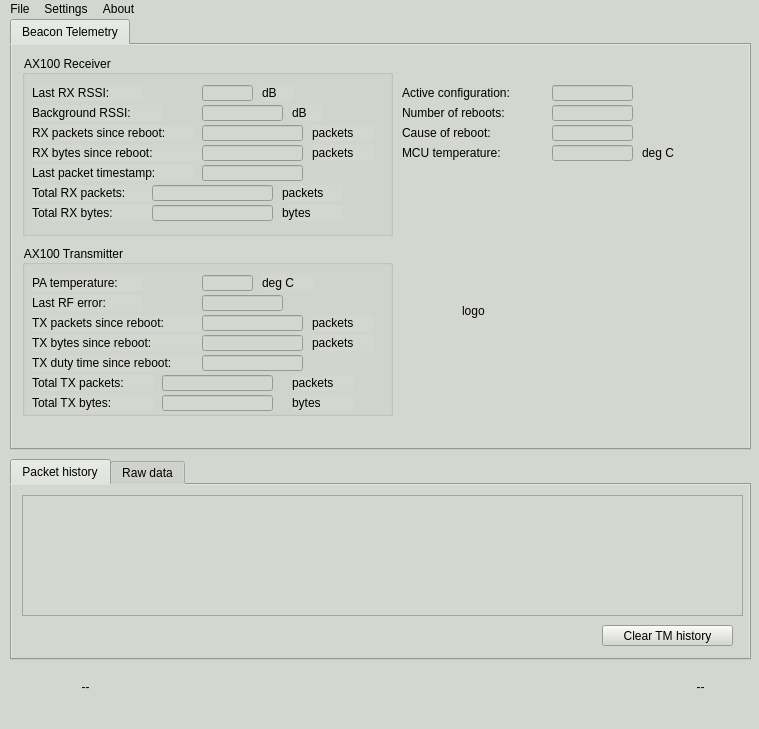
<?xml version="1.0" encoding="UTF-8"?>
<ui version="4.0">
 <class>MainWindow</class>
 <widget class="QMainWindow" name="MainWindow">
  <property name="geometry">
   <rect>
    <x>0</x>
    <y>0</y>
    <width>759</width>
    <height>729</height>
   </rect>
  </property>
  <property name="windowTitle">
   <string>MainWindow</string>
  </property>
  <property name="styleSheet">
   <string notr="true">background-color: rgb(211, 215, 207);</string>
  </property>
  <widget class="QWidget" name="centralwidget">
   <widget class="QLabel" name="host_label">
    <property name="geometry">
     <rect>
      <x>10</x>
      <y>660</y>
      <width>151</width>
      <height>16</height>
     </rect>
    </property>
    <property name="text">
     <string>--</string>
    </property>
    <property name="alignment">
     <set>Qt::AlignCenter</set>
    </property>
   </widget>
   <widget class="QLabel" name="link_label">
    <property name="geometry">
     <rect>
      <x>650</x>
      <y>660</y>
      <width>101</width>
      <height>16</height>
     </rect>
    </property>
    <property name="text">
     <string>--</string>
    </property>
    <property name="alignment">
     <set>Qt::AlignCenter</set>
    </property>
   </widget>
   <widget class="QTabWidget" name="tabWidget">
    <property name="geometry">
     <rect>
      <x>10</x>
      <y>440</y>
      <width>741</width>
      <height>201</height>
     </rect>
    </property>
    <property name="currentIndex">
     <number>0</number>
    </property>
    <widget class="QWidget" name="tab">
     <attribute name="title">
      <string>Packet history</string>
     </attribute>
     <widget class="QTableWidget" name="packet_history_table">
      <property name="geometry">
       <rect>
        <x>10</x>
        <y>10</y>
        <width>721</width>
        <height>121</height>
       </rect>
      </property>
      <property name="verticalScrollMode">
       <enum>QAbstractItemView::ScrollPerPixel</enum>
      </property>
      <property name="horizontalScrollMode">
       <enum>QAbstractItemView::ScrollPerPixel</enum>
      </property>
     </widget>
     <widget class="QPushButton" name="clear_tm_button">
      <property name="geometry">
       <rect>
        <x>590</x>
        <y>140</y>
        <width>131</width>
        <height>21</height>
       </rect>
      </property>
      <property name="text">
       <string>Clear TM history</string>
      </property>
     </widget>
     <widget class="QLabel" name="packet_counter_label">
      <property name="geometry">
       <rect>
        <x>10</x>
        <y>150</y>
        <width>181</width>
        <height>16</height>
       </rect>
      </property>
      <property name="text">
       <string/>
      </property>
     </widget>
    </widget>
    <widget class="QWidget" name="tab_2">
     <attribute name="title">
      <string>Raw data</string>
     </attribute>
     <widget class="QTableWidget" name="raw_history_table">
      <property name="geometry">
       <rect>
        <x>10</x>
        <y>10</y>
        <width>731</width>
        <height>131</height>
       </rect>
      </property>
      <property name="verticalScrollMode">
       <enum>QAbstractItemView::ScrollPerPixel</enum>
      </property>
      <property name="horizontalScrollMode">
       <enum>QAbstractItemView::ScrollPerPixel</enum>
      </property>
     </widget>
    </widget>
   </widget>
   <widget class="QTabWidget" name="tabWidget_2">
    <property name="geometry">
     <rect>
      <x>10</x>
      <y>0</y>
      <width>741</width>
      <height>431</height>
     </rect>
    </property>
    <property name="currentIndex">
     <number>0</number>
    </property>
    <widget class="QWidget" name="tab_3">
     <attribute name="title">
      <string>Beacon Telemetry</string>
     </attribute>
     <widget class="QGroupBox" name="groupBox">
      <property name="geometry">
       <rect>
        <x>10</x>
        <y>10</y>
        <width>371</width>
        <height>181</height>
       </rect>
      </property>
      <property name="title">
       <string>AX100 Receiver</string>
      </property>
      <widget class="QLabel" name="label_2">
       <property name="geometry">
        <rect>
         <x>10</x>
         <y>30</y>
         <width>111</width>
         <height>16</height>
        </rect>
       </property>
       <property name="text">
        <string>Last RX RSSI:</string>
       </property>
      </widget>
      <widget class="QLabel" name="label_4">
       <property name="geometry">
        <rect>
         <x>10</x>
         <y>70</y>
         <width>161</width>
         <height>16</height>
        </rect>
       </property>
       <property name="text">
        <string>RX packets since reboot:</string>
       </property>
      </widget>
      <widget class="QLabel" name="label_6">
       <property name="geometry">
        <rect>
         <x>10</x>
         <y>90</y>
         <width>171</width>
         <height>16</height>
        </rect>
       </property>
       <property name="text">
        <string>RX bytes since reboot:</string>
       </property>
      </widget>
      <widget class="QLabel" name="label_11">
       <property name="geometry">
        <rect>
         <x>10</x>
         <y>110</y>
         <width>161</width>
         <height>16</height>
        </rect>
       </property>
       <property name="text">
        <string>Last packet timestamp:</string>
       </property>
      </widget>
      <widget class="QLabel" name="label_12">
       <property name="geometry">
        <rect>
         <x>10</x>
         <y>50</y>
         <width>131</width>
         <height>16</height>
        </rect>
       </property>
       <property name="text">
        <string>Background RSSI:</string>
       </property>
      </widget>
      <widget class="QLabel" name="label_14">
       <property name="geometry">
        <rect>
         <x>10</x>
         <y>130</y>
         <width>121</width>
         <height>16</height>
        </rect>
       </property>
       <property name="text">
        <string>Total RX packets:</string>
       </property>
      </widget>
      <widget class="QLabel" name="label_17">
       <property name="geometry">
        <rect>
         <x>10</x>
         <y>150</y>
         <width>121</width>
         <height>16</height>
        </rect>
       </property>
       <property name="text">
        <string>Total RX bytes:</string>
       </property>
      </widget>
      <widget class="QLineEdit" name="rx_bytes_label">
       <property name="geometry">
        <rect>
         <x>180</x>
         <y>90</y>
         <width>101</width>
         <height>16</height>
        </rect>
       </property>
       <property name="readOnly">
        <bool>true</bool>
       </property>
      </widget>
      <widget class="QLineEdit" name="tot_rx_bytes_label">
       <property name="geometry">
        <rect>
         <x>130</x>
         <y>150</y>
         <width>121</width>
         <height>16</height>
        </rect>
       </property>
       <property name="text">
        <string/>
       </property>
       <property name="readOnly">
        <bool>true</bool>
       </property>
      </widget>
      <widget class="QLineEdit" name="bgnd_rssi_label">
       <property name="geometry">
        <rect>
         <x>180</x>
         <y>50</y>
         <width>81</width>
         <height>16</height>
        </rect>
       </property>
       <property name="readOnly">
        <bool>true</bool>
       </property>
      </widget>
      <widget class="QLineEdit" name="tot_rx_count_label">
       <property name="geometry">
        <rect>
         <x>130</x>
         <y>130</y>
         <width>121</width>
         <height>16</height>
        </rect>
       </property>
       <property name="readOnly">
        <bool>true</bool>
       </property>
      </widget>
      <widget class="QLineEdit" name="last_rssi_label">
       <property name="geometry">
        <rect>
         <x>180</x>
         <y>30</y>
         <width>51</width>
         <height>16</height>
        </rect>
       </property>
       <property name="readOnly">
        <bool>true</bool>
       </property>
      </widget>
      <widget class="QLineEdit" name="rx_count_label">
       <property name="geometry">
        <rect>
         <x>180</x>
         <y>70</y>
         <width>101</width>
         <height>16</height>
        </rect>
       </property>
       <property name="readOnly">
        <bool>true</bool>
       </property>
      </widget>
      <widget class="QLineEdit" name="last_contact_label">
       <property name="geometry">
        <rect>
         <x>180</x>
         <y>110</y>
         <width>101</width>
         <height>16</height>
        </rect>
       </property>
       <property name="readOnly">
        <bool>true</bool>
       </property>
      </widget>
      <widget class="QLabel" name="label_24">
       <property name="geometry">
        <rect>
         <x>260</x>
         <y>130</y>
         <width>61</width>
         <height>16</height>
        </rect>
       </property>
       <property name="text">
        <string>packets</string>
       </property>
      </widget>
      <widget class="QLabel" name="label_25">
       <property name="geometry">
        <rect>
         <x>260</x>
         <y>150</y>
         <width>61</width>
         <height>16</height>
        </rect>
       </property>
       <property name="text">
        <string>bytes</string>
       </property>
      </widget>
      <widget class="QLabel" name="label_26">
       <property name="geometry">
        <rect>
         <x>290</x>
         <y>90</y>
         <width>61</width>
         <height>16</height>
        </rect>
       </property>
       <property name="text">
        <string>packets</string>
       </property>
      </widget>
      <widget class="QLabel" name="label_27">
       <property name="geometry">
        <rect>
         <x>290</x>
         <y>70</y>
         <width>61</width>
         <height>16</height>
        </rect>
       </property>
       <property name="text">
        <string>packets</string>
       </property>
      </widget>
      <widget class="QLabel" name="label_28">
       <property name="geometry">
        <rect>
         <x>240</x>
         <y>30</y>
         <width>31</width>
         <height>16</height>
        </rect>
       </property>
       <property name="text">
        <string>dB</string>
       </property>
      </widget>
      <widget class="QLabel" name="label_29">
       <property name="geometry">
        <rect>
         <x>270</x>
         <y>50</y>
         <width>31</width>
         <height>16</height>
        </rect>
       </property>
       <property name="text">
        <string>dB</string>
       </property>
      </widget>
     </widget>
     <widget class="QGroupBox" name="groupBox_2">
      <property name="geometry">
       <rect>
        <x>10</x>
        <y>200</y>
        <width>371</width>
        <height>171</height>
       </rect>
      </property>
      <property name="title">
       <string>AX100 Transmitter</string>
      </property>
      <widget class="QLabel" name="label">
       <property name="geometry">
        <rect>
         <x>10</x>
         <y>30</y>
         <width>111</width>
         <height>16</height>
        </rect>
       </property>
       <property name="text">
        <string>PA temperature:</string>
       </property>
      </widget>
      <widget class="QLabel" name="label_3">
       <property name="geometry">
        <rect>
         <x>10</x>
         <y>50</y>
         <width>111</width>
         <height>16</height>
        </rect>
       </property>
       <property name="text">
        <string>Last RF error:</string>
       </property>
      </widget>
      <widget class="QLabel" name="label_5">
       <property name="geometry">
        <rect>
         <x>10</x>
         <y>70</y>
         <width>211</width>
         <height>16</height>
        </rect>
       </property>
       <property name="text">
        <string>TX packets since reboot:</string>
       </property>
      </widget>
      <widget class="QLabel" name="label_7">
       <property name="geometry">
        <rect>
         <x>10</x>
         <y>90</y>
         <width>211</width>
         <height>16</height>
        </rect>
       </property>
       <property name="text">
        <string>TX bytes since reboot:</string>
       </property>
      </widget>
      <widget class="QLabel" name="label_13">
       <property name="geometry">
        <rect>
         <x>10</x>
         <y>110</y>
         <width>181</width>
         <height>16</height>
        </rect>
       </property>
       <property name="text">
        <string>TX duty time since reboot:</string>
       </property>
      </widget>
      <widget class="QLineEdit" name="tx_duty_label">
       <property name="geometry">
        <rect>
         <x>180</x>
         <y>110</y>
         <width>101</width>
         <height>16</height>
        </rect>
       </property>
       <property name="readOnly">
        <bool>true</bool>
       </property>
      </widget>
      <widget class="QLabel" name="label_15">
       <property name="geometry">
        <rect>
         <x>10</x>
         <y>130</y>
         <width>121</width>
         <height>16</height>
        </rect>
       </property>
       <property name="text">
        <string>Total TX packets:</string>
       </property>
      </widget>
      <widget class="QLineEdit" name="tot_tx_count_label">
       <property name="geometry">
        <rect>
         <x>140</x>
         <y>130</y>
         <width>111</width>
         <height>16</height>
        </rect>
       </property>
       <property name="readOnly">
        <bool>true</bool>
       </property>
      </widget>
      <widget class="QLineEdit" name="temp_pa_label">
       <property name="geometry">
        <rect>
         <x>180</x>
         <y>30</y>
         <width>51</width>
         <height>16</height>
        </rect>
       </property>
       <property name="readOnly">
        <bool>true</bool>
       </property>
      </widget>
      <widget class="QLineEdit" name="last_rferr_label">
       <property name="geometry">
        <rect>
         <x>180</x>
         <y>50</y>
         <width>81</width>
         <height>16</height>
        </rect>
       </property>
       <property name="readOnly">
        <bool>true</bool>
       </property>
      </widget>
      <widget class="QLineEdit" name="tx_count_label">
       <property name="geometry">
        <rect>
         <x>180</x>
         <y>70</y>
         <width>101</width>
         <height>16</height>
        </rect>
       </property>
       <property name="readOnly">
        <bool>true</bool>
       </property>
      </widget>
      <widget class="QLineEdit" name="tx_bytes_label">
       <property name="geometry">
        <rect>
         <x>180</x>
         <y>90</y>
         <width>101</width>
         <height>16</height>
        </rect>
       </property>
       <property name="readOnly">
        <bool>true</bool>
       </property>
      </widget>
      <widget class="QLineEdit" name="tot_tx_bytes_label">
       <property name="geometry">
        <rect>
         <x>140</x>
         <y>150</y>
         <width>111</width>
         <height>16</height>
        </rect>
       </property>
       <property name="text">
        <string/>
       </property>
       <property name="readOnly">
        <bool>true</bool>
       </property>
      </widget>
      <widget class="QLabel" name="label_18">
       <property name="geometry">
        <rect>
         <x>10</x>
         <y>150</y>
         <width>121</width>
         <height>16</height>
        </rect>
       </property>
       <property name="text">
        <string>Total TX bytes:</string>
       </property>
      </widget>
      <widget class="QLabel" name="label_19">
       <property name="geometry">
        <rect>
         <x>240</x>
         <y>30</y>
         <width>51</width>
         <height>16</height>
        </rect>
       </property>
       <property name="text">
        <string>deg C</string>
       </property>
      </widget>
      <widget class="QLabel" name="label_20">
       <property name="geometry">
        <rect>
         <x>290</x>
         <y>70</y>
         <width>61</width>
         <height>16</height>
        </rect>
       </property>
       <property name="text">
        <string>packets</string>
       </property>
      </widget>
      <widget class="QLabel" name="label_21">
       <property name="geometry">
        <rect>
         <x>290</x>
         <y>90</y>
         <width>61</width>
         <height>16</height>
        </rect>
       </property>
       <property name="text">
        <string>packets</string>
       </property>
      </widget>
      <widget class="QLabel" name="label_22">
       <property name="geometry">
        <rect>
         <x>270</x>
         <y>130</y>
         <width>61</width>
         <height>16</height>
        </rect>
       </property>
       <property name="text">
        <string>packets</string>
       </property>
      </widget>
      <widget class="QLabel" name="label_23">
       <property name="geometry">
        <rect>
         <x>270</x>
         <y>150</y>
         <width>61</width>
         <height>16</height>
        </rect>
       </property>
       <property name="text">
        <string>bytes</string>
       </property>
      </widget>
     </widget>
     <widget class="QLabel" name="label_30">
      <property name="geometry">
       <rect>
        <x>630</x>
        <y>100</y>
        <width>41</width>
        <height>16</height>
       </rect>
      </property>
      <property name="text">
       <string>deg C</string>
      </property>
     </widget>
     <widget class="QLineEdit" name="boot_count_label">
      <property name="geometry">
       <rect>
        <x>540</x>
        <y>60</y>
        <width>81</width>
        <height>16</height>
       </rect>
      </property>
      <property name="readOnly">
       <bool>true</bool>
      </property>
     </widget>
     <widget class="QLineEdit" name="active_conf_label">
      <property name="geometry">
       <rect>
        <x>540</x>
        <y>40</y>
        <width>81</width>
        <height>16</height>
       </rect>
      </property>
      <property name="readOnly">
       <bool>true</bool>
      </property>
     </widget>
     <widget class="QLineEdit" name="boot_cause_label">
      <property name="geometry">
       <rect>
        <x>540</x>
        <y>80</y>
        <width>81</width>
        <height>16</height>
       </rect>
      </property>
      <property name="readOnly">
       <bool>true</bool>
      </property>
     </widget>
     <widget class="QLabel" name="label_10">
      <property name="geometry">
       <rect>
        <x>390</x>
        <y>80</y>
        <width>121</width>
        <height>16</height>
       </rect>
      </property>
      <property name="text">
       <string>Cause of reboot:</string>
      </property>
     </widget>
     <widget class="QLabel" name="label_8">
      <property name="geometry">
       <rect>
        <x>390</x>
        <y>40</y>
        <width>141</width>
        <height>16</height>
       </rect>
      </property>
      <property name="text">
       <string>Active configuration:</string>
      </property>
     </widget>
     <widget class="QLabel" name="label_9">
      <property name="geometry">
       <rect>
        <x>390</x>
        <y>60</y>
        <width>141</width>
        <height>16</height>
       </rect>
      </property>
      <property name="text">
       <string>Number of reboots:</string>
      </property>
     </widget>
     <widget class="QLineEdit" name="temp_brd_label">
      <property name="geometry">
       <rect>
        <x>540</x>
        <y>100</y>
        <width>81</width>
        <height>16</height>
       </rect>
      </property>
      <property name="readOnly">
       <bool>true</bool>
      </property>
     </widget>
     <widget class="QLabel" name="label_16">
      <property name="geometry">
       <rect>
        <x>390</x>
        <y>100</y>
        <width>131</width>
        <height>16</height>
       </rect>
      </property>
      <property name="text">
       <string>MCU temperature:</string>
      </property>
     </widget>
     <widget class="QLabel" name="logo">
      <property name="geometry">
       <rect>
        <x>450</x>
        <y>160</y>
        <width>221</width>
        <height>211</height>
       </rect>
      </property>
      <property name="text">
       <string>logo</string>
      </property>
     </widget>
    </widget>
   </widget>
  </widget>
  <widget class="QMenuBar" name="menubar">
   <property name="geometry">
    <rect>
     <x>0</x>
     <y>0</y>
     <width>759</width>
     <height>20</height>
    </rect>
   </property>
   <widget class="QMenu" name="menuFile">
    <property name="title">
     <string>File</string>
    </property>
    <addaction name="actionSave_TM_to_log"/>
   </widget>
   <widget class="QMenu" name="menuSettings">
    <property name="title">
     <string>Settings</string>
    </property>
   </widget>
   <widget class="QMenu" name="menuAbout">
    <property name="title">
     <string>About</string>
    </property>
    <addaction name="actionAbout"/>
   </widget>
   <addaction name="menuFile"/>
   <addaction name="menuSettings"/>
   <addaction name="menuAbout"/>
  </widget>
  <widget class="QStatusBar" name="statusbar"/>
  <action name="actionAbout">
   <property name="text">
    <string>About</string>
   </property>
  </action>
  <action name="actionSave_TM_to_log">
   <property name="text">
    <string>Save TM to log</string>
   </property>
  </action>
 </widget>
 <resources/>
 <connections/>
</ui>
